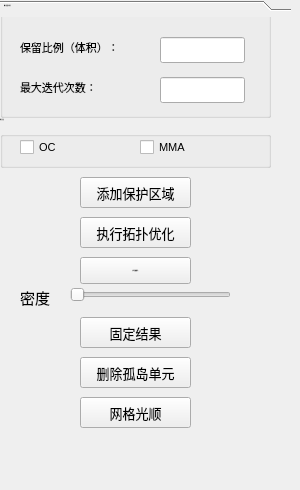
             <widget class="QWidget" name="tab_11">
              <attribute name="title">
               <string>拓扑优化</string>
              </attribute>
              <widget class="QToolBox" name="toolBox_6">
               <property name="geometry">
                <rect>
                 <x>0</x>
                 <y>0</y>
                 <width>291</width>
                 <height>481</height>
                </rect>
               </property>
               <property name="minimumSize">
                <size>
                 <width>0</width>
                 <height>300</height>
                </size>
               </property>
               <property name="font">
                <font>
                 <family>Agency FB</family>
                 <pointsize>-1</pointsize>
                </font>
               </property>
               <property name="currentIndex">
                <number>0</number>
               </property>
               <widget class="QWidget" name="page_4">
                <property name="geometry">
                 <rect>
                  <x>0</x>
                  <y>0</y>
                  <width>277</width>
                  <height>445</height>
                 </rect>
                </property>
                <attribute name="label">
                 <string>等几何拓扑优化</string>
                </attribute>
                <widget class="QGroupBox" name="groupBox_14">
                 <property name="geometry">
                  <rect>
                   <x>0</x>
                   <y>-10</y>
                   <width>271</width>
                   <height>111</height>
                  </rect>
                 </property>
                 <property name="title">
                  <string/>
                 </property>
                 <widget class="QLabel" name="label_34">
                  <property name="geometry">
                   <rect>
                    <x>20</x>
                    <y>30</y>
                    <width>131</width>
                    <height>21</height>
                   </rect>
                  </property>
                  <property name="font">
                   <font>
                    <family>Agency FB</family>
                    <pointsize>8</pointsize>
                   </font>
                  </property>
                  <property name="text">
                   <string>保留比例（体积）：</string>
                  </property>
                 </widget>
                 <widget class="QLabel" name="label_35">
                  <property name="geometry">
                   <rect>
                    <x>20</x>
                    <y>70</y>
                    <width>121</width>
                    <height>21</height>
                   </rect>
                  </property>
                  <property name="font">
                   <font>
                    <family>Agency FB</family>
                    <pointsize>8</pointsize>
                   </font>
                  </property>
                  <property name="text">
                   <string>最大迭代次数：</string>
                  </property>
                 </widget>
                 <widget class="QLineEdit" name="TopOpt_Rate_2">
                  <property name="geometry">
                   <rect>
                    <x>160</x>
                    <y>30</y>
                    <width>85</width>
                    <height>26</height>
                   </rect>
                  </property>
                 </widget>
                 <widget class="QLineEdit" name="TopOpt_Iters_2">
                  <property name="geometry">
                   <rect>
                    <x>160</x>
                    <y>70</y>
                    <width>85</width>
                    <height>26</height>
                   </rect>
                  </property>
                 </widget>
                </widget>
                <widget class="QGroupBox" name="groupBox">
                 <property name="geometry">
                  <rect>
                   <x>0</x>
                   <y>100</y>
                   <width>271</width>
                   <height>51</height>
                  </rect>
                 </property>
                 <property name="title">
                  <string>优化方法</string>
                 </property>
                 <widget class="QCheckBox" name="editbsplinesolid_6">
                  <property name="geometry">
                   <rect>
                    <x>20</x>
                    <y>20</y>
                    <width>151</width>
                    <height>21</height>
                   </rect>
                  </property>
                  <property name="font">
                   <font>
                    <family>Arial</family>
                    <pointsize>8</pointsize>
                   </font>
                  </property>
                  <property name="text">
                   <string>OC</string>
                  </property>
                 </widget>
                 <widget class="QCheckBox" name="editbsplinesolid_7">
                  <property name="geometry">
                   <rect>
                    <x>140</x>
                    <y>20</y>
                    <width>151</width>
                    <height>21</height>
                   </rect>
                  </property>
                  <property name="font">
                   <font>
                    <family>Arial</family>
                    <pointsize>8</pointsize>
                   </font>
                  </property>
                  <property name="text">
                   <string>MMA</string>
                  </property>
                 </widget>
                </widget>
                <widget class="QPushButton" name="TopOpt_Run">
                 <property name="geometry">
                  <rect>
                   <x>80</x>
                   <y>200</y>
                   <width>111</width>
                   <height>31</height>
                  </rect>
                 </property>
                 <property name="font">
                  <font>
                   <family>Arial</family>
                   <pointsize>10</pointsize>
                  </font>
                 </property>
                 <property name="text">
                  <string>执行拓扑优化</string>
                 </property>
                </widget>
                <widget class="QPushButton" name="Protect_topopt">
                 <property name="geometry">
                  <rect>
                   <x>80</x>
                   <y>160</y>
                   <width>111</width>
                   <height>31</height>
                  </rect>
                 </property>
                 <property name="font">
                  <font>
                   <family>Arial</family>
                   <pointsize>10</pointsize>
                  </font>
                 </property>
                 <property name="text">
                  <string>添加保护区域</string>
                 </property>
                </widget>
                <widget class="QSlider" name="DensitySlider">
                 <property name="geometry">
                  <rect>
                   <x>70</x>
                   <y>270</y>
                   <width>161</width>
                   <height>16</height>
                  </rect>
                 </property>
                 <property name="orientation">
                  <enum>Qt::Horizontal</enum>
                 </property>
                </widget>
                <widget class="QLabel" name="label_12">
                 <property name="geometry">
                  <rect>
                   <x>20</x>
                   <y>270</y>
                   <width>31</width>
                   <height>21</height>
                  </rect>
                 </property>
                 <property name="font">
                  <font>
                   <pointsize>11</pointsize>
                  </font>
                 </property>
                 <property name="text">
                  <string>密度</string>
                 </property>
                </widget>
                <widget class="QPushButton" name="fix_topopt_result">
                 <property name="geometry">
                  <rect>
                   <x>80</x>
                   <y>300</y>
                   <width>111</width>
                   <height>31</height>
                  </rect>
                 </property>
                 <property name="font">
                  <font>
                   <family>Arial</family>
                   <pointsize>10</pointsize>
                  </font>
                 </property>
                 <property name="text">
                  <string>固定结果</string>
                 </property>
                </widget>
                <widget class="QPushButton" name="Poster_Smooth">
                 <property name="geometry">
                  <rect>
                   <x>80</x>
                   <y>380</y>
                   <width>111</width>
                   <height>31</height>
                  </rect>
                 </property>
                 <property name="font">
                  <font>
                   <family>Arial</family>
                   <pointsize>10</pointsize>
                  </font>
                 </property>
                 <property name="text">
                  <string>网格光顺</string>
                 </property>
                </widget>
                <widget class="QPushButton" name="Poster_DeleteElement">
                 <property name="geometry">
                  <rect>
                   <x>80</x>
                   <y>340</y>
                   <width>111</width>
                   <height>31</height>
                  </rect>
                 </property>
                 <property name="font">
                  <font>
                   <family>Arial</family>
                   <pointsize>10</pointsize>
                  </font>
                 </property>
                 <property name="text">
                  <string>删除孤岛单元</string>
                 </property>
                </widget>
                <widget class="QPushButton" name="TopOpt_Run_2">
                 <property name="geometry">
                  <rect>
                   <x>80</x>
                   <y>240</y>
                   <width>111</width>
                   <height>27</height>
                  </rect>
                 </property>
                 <property name="text">
                  <string>执行离散优化</string>
                 </property>
                </widget>
               </widget>
              </widget>
             </widget>
